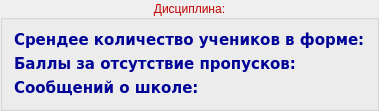
            <widget class="QGroupBox" name="groupBox_6">
             <property name="palette">
              <palette>
               <active>
                <colorrole role="WindowText">
                 <brush brushstyle="SolidPattern">
                  <color alpha="255">
                   <red>193</red>
                   <green>0</green>
                   <blue>0</blue>
                  </color>
                 </brush>
                </colorrole>
                <colorrole role="Dark">
                 <brush brushstyle="SolidPattern">
                  <color alpha="255">
                   <red>0</red>
                   <green>255</green>
                   <blue>0</blue>
                  </color>
                 </brush>
                </colorrole>
                <colorrole role="Text">
                 <brush brushstyle="SolidPattern">
                  <color alpha="255">
                   <red>231</red>
                   <green>231</green>
                   <blue>231</blue>
                  </color>
                 </brush>
                </colorrole>
                <colorrole role="ButtonText">
                 <brush brushstyle="SolidPattern">
                  <color alpha="255">
                   <red>242</red>
                   <green>218</green>
                   <blue>0</blue>
                  </color>
                 </brush>
                </colorrole>
                <colorrole role="ToolTipBase">
                 <brush brushstyle="SolidPattern">
                  <color alpha="102">
                   <red>0</red>
                   <green>170</green>
                   <blue>0</blue>
                  </color>
                 </brush>
                </colorrole>
                <colorrole role="PlaceholderText">
                 <brush brushstyle="SolidPattern">
                  <color alpha="128">
                   <red>231</red>
                   <green>231</green>
                   <blue>231</blue>
                  </color>
                 </brush>
                </colorrole>
               </active>
               <inactive>
                <colorrole role="WindowText">
                 <brush brushstyle="SolidPattern">
                  <color alpha="255">
                   <red>193</red>
                   <green>0</green>
                   <blue>0</blue>
                  </color>
                 </brush>
                </colorrole>
                <colorrole role="Dark">
                 <brush brushstyle="SolidPattern">
                  <color alpha="255">
                   <red>0</red>
                   <green>255</green>
                   <blue>0</blue>
                  </color>
                 </brush>
                </colorrole>
                <colorrole role="Text">
                 <brush brushstyle="SolidPattern">
                  <color alpha="255">
                   <red>231</red>
                   <green>231</green>
                   <blue>231</blue>
                  </color>
                 </brush>
                </colorrole>
                <colorrole role="ButtonText">
                 <brush brushstyle="SolidPattern">
                  <color alpha="255">
                   <red>242</red>
                   <green>218</green>
                   <blue>0</blue>
                  </color>
                 </brush>
                </colorrole>
                <colorrole role="ToolTipBase">
                 <brush brushstyle="SolidPattern">
                  <color alpha="102">
                   <red>0</red>
                   <green>170</green>
                   <blue>0</blue>
                  </color>
                 </brush>
                </colorrole>
                <colorrole role="PlaceholderText">
                 <brush brushstyle="SolidPattern">
                  <color alpha="128">
                   <red>231</red>
                   <green>231</green>
                   <blue>231</blue>
                  </color>
                 </brush>
                </colorrole>
               </inactive>
               <disabled>
                <colorrole role="WindowText">
                 <brush brushstyle="SolidPattern">
                  <color alpha="255">
                   <red>0</red>
                   <green>255</green>
                   <blue>0</blue>
                  </color>
                 </brush>
                </colorrole>
                <colorrole role="Dark">
                 <brush brushstyle="SolidPattern">
                  <color alpha="255">
                   <red>0</red>
                   <green>255</green>
                   <blue>0</blue>
                  </color>
                 </brush>
                </colorrole>
                <colorrole role="Text">
                 <brush brushstyle="SolidPattern">
                  <color alpha="255">
                   <red>0</red>
                   <green>255</green>
                   <blue>0</blue>
                  </color>
                 </brush>
                </colorrole>
                <colorrole role="ButtonText">
                 <brush brushstyle="SolidPattern">
                  <color alpha="255">
                   <red>0</red>
                   <green>255</green>
                   <blue>0</blue>
                  </color>
                 </brush>
                </colorrole>
                <colorrole role="ToolTipBase">
                 <brush brushstyle="SolidPattern">
                  <color alpha="102">
                   <red>0</red>
                   <green>170</green>
                   <blue>0</blue>
                  </color>
                 </brush>
                </colorrole>
                <colorrole role="PlaceholderText">
                 <brush brushstyle="SolidPattern">
                  <color alpha="128">
                   <red>231</red>
                   <green>231</green>
                   <blue>231</blue>
                  </color>
                 </brush>
                </colorrole>
               </disabled>
              </palette>
             </property>
             <property name="title">
              <string>Дисциплина:</string>
             </property>
             <property name="alignment">
              <set>Qt::AlignCenter</set>
             </property>
             <layout class="QVBoxLayout" name="verticalLayout_7">
              <item>
               <widget class="QLabel" name="form_count">
                <property name="palette">
                 <palette>
                  <active>
                   <colorrole role="WindowText">
                    <brush brushstyle="SolidPattern">
                     <color alpha="255">
                      <red>0</red>
                      <green>3</green>
                      <blue>150</blue>
                     </color>
                    </brush>
                   </colorrole>
                  </active>
                  <inactive>
                   <colorrole role="WindowText">
                    <brush brushstyle="SolidPattern">
                     <color alpha="255">
                      <red>0</red>
                      <green>3</green>
                      <blue>150</blue>
                     </color>
                    </brush>
                   </colorrole>
                  </inactive>
                  <disabled>
                   <colorrole role="WindowText">
                    <brush brushstyle="SolidPattern">
                     <color alpha="127">
                      <red>255</red>
                      <green>255</green>
                      <blue>255</blue>
                     </color>
                    </brush>
                   </colorrole>
                  </disabled>
                 </palette>
                </property>
                <property name="font">
                 <font>
                  <family>Verdana</family>
                  <pointsize>11</pointsize>
                  <weight>75</weight>
                  <bold>true</bold>
                 </font>
                </property>
                <property name="text">
                 <string>Срендее количество учеников в форме:</string>
                </property>
               </widget>
              </item>
              <item>
               <widget class="QLabel" name="misses_points">
                <property name="palette">
                 <palette>
                  <active>
                   <colorrole role="WindowText">
                    <brush brushstyle="SolidPattern">
                     <color alpha="255">
                      <red>0</red>
                      <green>3</green>
                      <blue>150</blue>
                     </color>
                    </brush>
                   </colorrole>
                  </active>
                  <inactive>
                   <colorrole role="WindowText">
                    <brush brushstyle="SolidPattern">
                     <color alpha="255">
                      <red>0</red>
                      <green>3</green>
                      <blue>150</blue>
                     </color>
                    </brush>
                   </colorrole>
                  </inactive>
                  <disabled>
                   <colorrole role="WindowText">
                    <brush brushstyle="SolidPattern">
                     <color alpha="127">
                      <red>255</red>
                      <green>255</green>
                      <blue>255</blue>
                     </color>
                    </brush>
                   </colorrole>
                  </disabled>
                 </palette>
                </property>
                <property name="font">
                 <font>
                  <family>Verdana</family>
                  <pointsize>11</pointsize>
                  <weight>75</weight>
                  <bold>true</bold>
                 </font>
                </property>
                <property name="text">
                 <string>Баллы за отсутствие пропусков:</string>
                </property>
               </widget>
              </item>
              <item>
               <widget class="QLabel" name="reports_count">
                <property name="palette">
                 <palette>
                  <active>
                   <colorrole role="WindowText">
                    <brush brushstyle="SolidPattern">
                     <color alpha="255">
                      <red>0</red>
                      <green>3</green>
                      <blue>150</blue>
                     </color>
                    </brush>
                   </colorrole>
                  </active>
                  <inactive>
                   <colorrole role="WindowText">
                    <brush brushstyle="SolidPattern">
                     <color alpha="255">
                      <red>0</red>
                      <green>3</green>
                      <blue>150</blue>
                     </color>
                    </brush>
                   </colorrole>
                  </inactive>
                  <disabled>
                   <colorrole role="WindowText">
                    <brush brushstyle="SolidPattern">
                     <color alpha="127">
                      <red>255</red>
                      <green>255</green>
                      <blue>255</blue>
                     </color>
                    </brush>
                   </colorrole>
                  </disabled>
                 </palette>
                </property>
                <property name="font">
                 <font>
                  <family>Verdana</family>
                  <pointsize>11</pointsize>
                  <weight>75</weight>
                  <bold>true</bold>
                 </font>
                </property>
                <property name="text">
                 <string>Сообщений о школе:</string>
                </property>
               </widget>
              </item>
             </layout>
            </widget>
